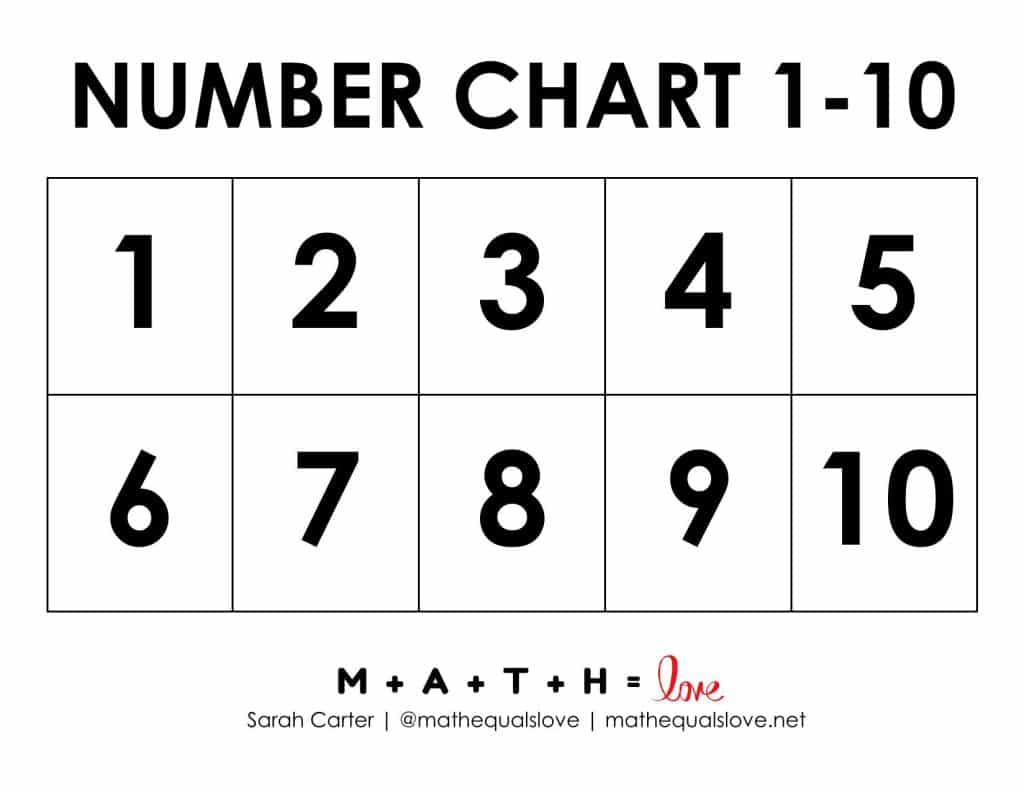
#> input picture 1_10num.jpg, 1024 x 792 px
$ python pytesseract_method.py
#> lines starting #> are read from the running program, lines starting #| are printed output that depends on the picture; after the words box and inside, x2 and y2 are one past the last pixel; in counts of white or black regions, pixels touching at a corner belong together
import cv2
import pytesseract
import numpy as np
import os
import re

# --- IMPORTANT: Keep this line as it resolved your PATH issue ---
pytesseract.pytesseract.tesseract_cmd = r'C:\Program Files\Tesseract-OCR\tesseract.exe'

# Define the image path
image_path = '1_10num.jpg'

# Check if the image file exists
if not os.path.exists(image_path):
    print(f"Error: The image file '{image_path}' was not found.")
    print("Please make sure '1_10num.jpg' is in the same directory as this script.")
    exit()

# Load the image
print(f"Loading image: {image_path}")
frame = cv2.imread(image_path)
#> frame is the input picture: shape (792, 1024, 3); mean B, G, R 231.7, 231.7, 231.8

if frame is None:
    print(f"Error: Could not load image from {image_path}. Check file path and permissions.")
    exit()

print("Image loaded successfully. Starting number recognition using Tesseract.")

# --- Image Preprocessing for OCR ---
# Convert to grayscale
gray_frame = cv2.cvtColor(frame, cv2.COLOR_BGR2GRAY)

# Apply Gaussian blur to reduce noise (helps with OCR for slightly blurry or noisy images)
# kernel_size can be (3,3) or (5,5)
blurred_frame = cv2.GaussianBlur(gray_frame, (5, 5), 0)

# Apply Otsu's thresholding (often good for text)
# This converts the image to pure black and white, which Tesseract prefers.
# Using cv2.THRESH_BINARY_INV can be helpful if numbers are dark on a light background.
_, thresh_frame = cv2.threshold(blurred_frame, 0, 255, cv2.THRESH_BINARY_INV + cv2.THRESH_OTSU)
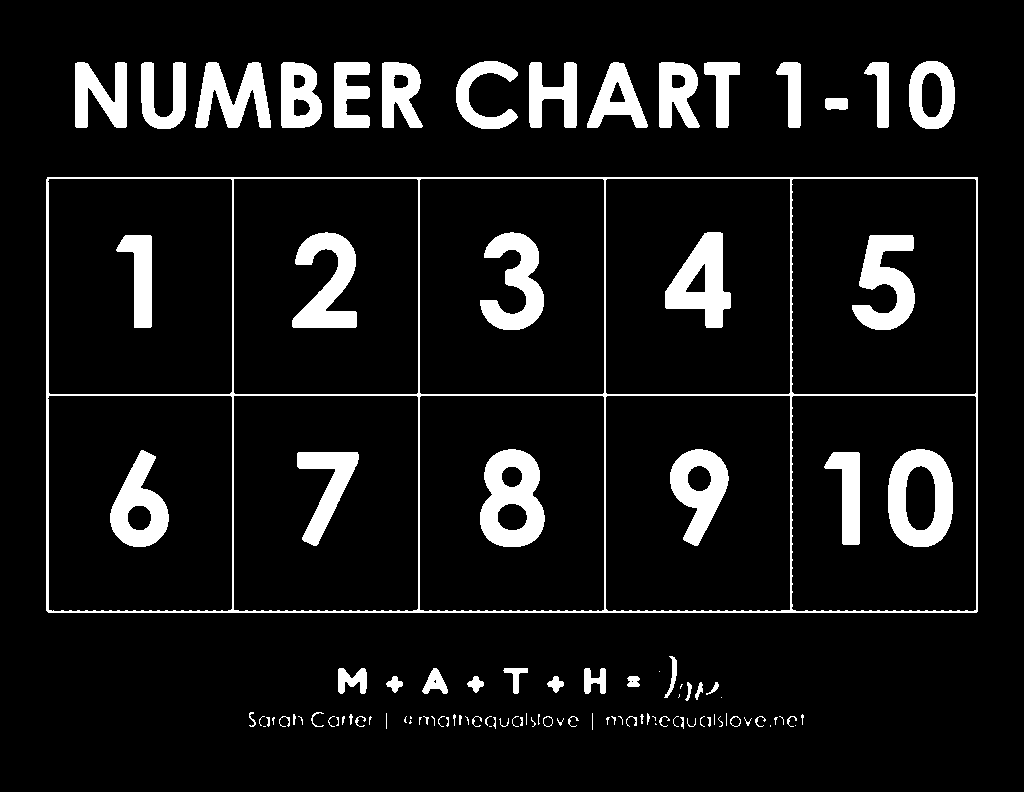
#> thresh_frame: shape (792, 1024); 9.1% white; 110 white regions (42 under 20 px), largest, box (x1, y1, x2, y2) and area: (46, 177, 978, 613) 11665, (480, 449, 545, 547) 4099, (888, 449, 953, 547) 3788

# --- DISPLAY THE PREPROCESSED IMAGE (FOR DEBUGGING) ---
# This is crucial to see what Tesseract is actually "seeing"
cv2.imshow('Preprocessed Image for Tesseract', thresh_frame)
cv2.waitKey(1) # Display for a short moment, allowing the main window to open later


# --- Tesseract OCR Configuration ---
# Experiment with different PSMs.
# PSM 6: Assume a single uniform block of text. (Good general choice)
# PSM 7: Treat the image as a single text line. (Could work if numbers are on one row)
# PSM 8: Treat the image as a single word. (If each number is truly isolated)
# PSM 10: Treat the image as a single character. (Very strict, but can be powerful for isolated chars)

# Start with a less strict PSM and ensure character whitelist.
# We'll try PSM 6 first, then PSM 8 if needed.
tesseract_config = r'--psm 6 -c tessedit_char_whitelist=0123456789'
# tesseract_config = r'--psm 8 -c tessedit_char_whitelist=0123456789' # Uncomment to try this

# Use the preprocessed (thresholded) image for OCR
#> (the run stopped early here; a loop or call above may not have finished)
